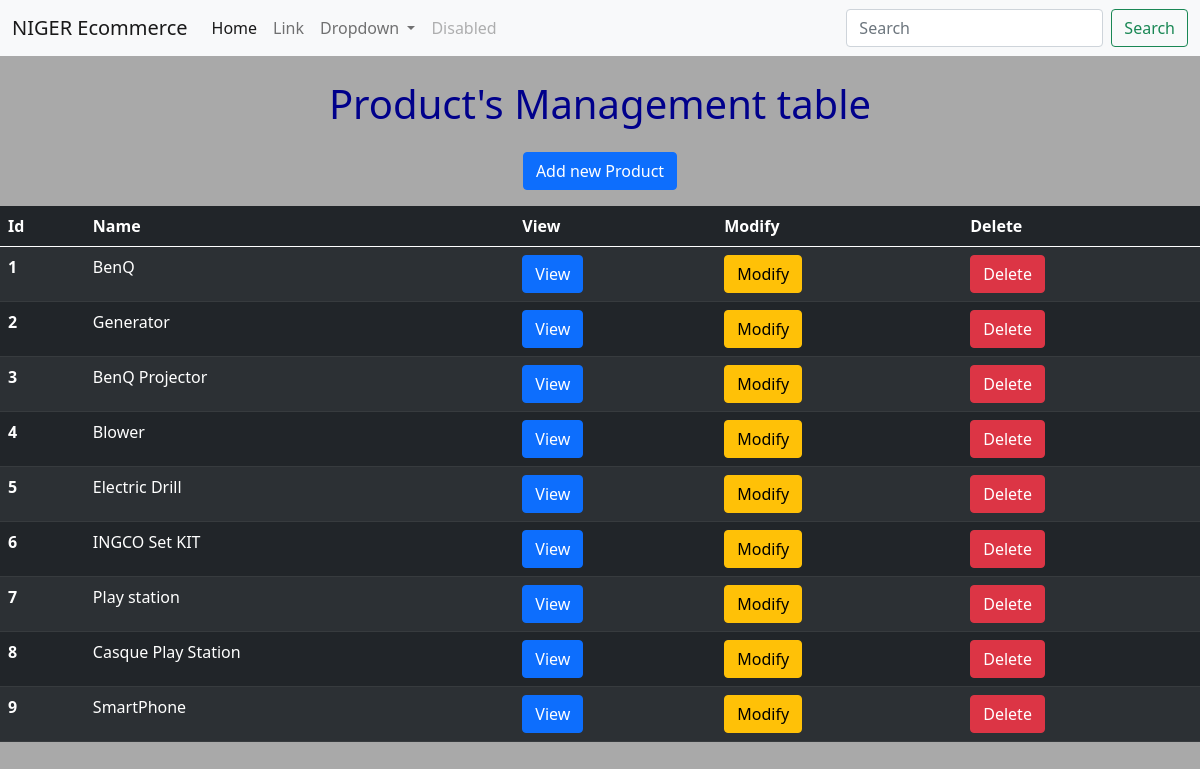
/product_table (signed in), run on an earlier commit of the app's database.
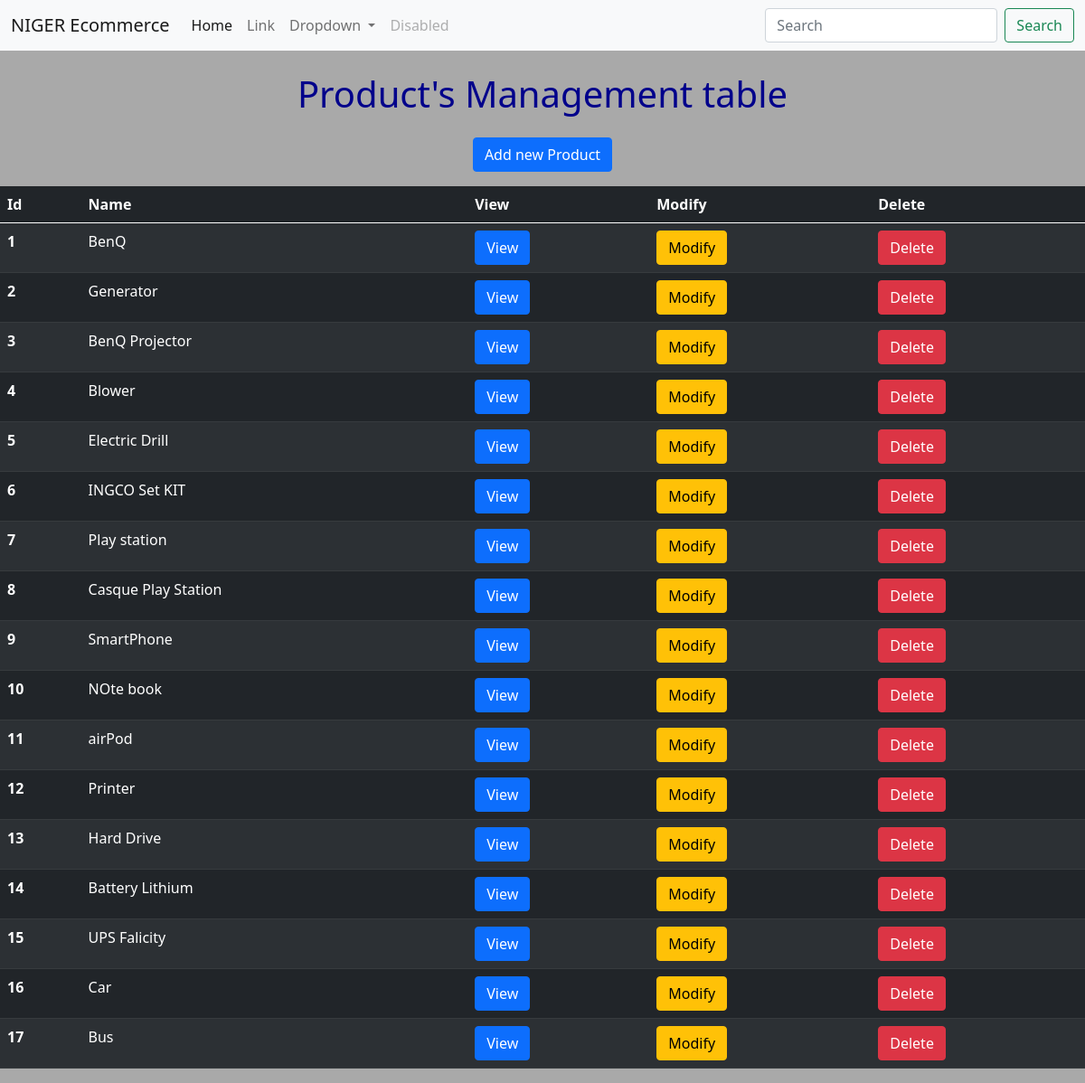
And on a later commit of the database.
### product/models.py (models this page shows, shortened)
class Product(models.Model):
    name = models.CharField(max_length=200)
    description = models.TextField()
    price = models.DecimalField(decimal_places=3, max_digits=100000)
    image = models.ImageField(upload_to='image', blank=True)
    slug = models.SlugField(null=True)
    date_time = models.DateTimeField(null=True)
    actif = models.BooleanField(default=True)
    def get_absolute_url(self):
        return reverse("update", kwargs={"my_id": self.pk})

### product/views.py (the view)
# urls.py: path('product_table', product_table, name='table'),
@login_required
def product_table(request):
    obj = Product.objects.all()
    return render(request, 'products/product_table.html', {'obj':obj})

### templates/products/product_table.html
{% extends "base.html" %}
{% block content %}
    <center>
        <h1 style="color: darkblue;">Product's Management table</h1>
        <a href="{% url 'create' %}" class="btn btn-primary m-3">Add new Product</a>
        <table class="table table-dark table-striped">
            <thead>
                <tr>
                  <th scope="col">Id</th>
                  <th scope="col">Name</th>
                  <th scope="col">View</th>
                  <th scope="col">Modify</th>
                  <th scope="col">Delete</th>
                </tr>
            </thead>
            <tbody>
                {% for product in obj %}
                    <tr>
                        <th scope="row">{{ product.id }}</th>
                        <td>{{ product.name }}</td>
                        <td><a href="" class="btn btn-primary">View</a></td>
                        <td><a href="{{ product.get_absolute_url }}" class="btn btn-warning">Modify</a></td>
                        <td><a href="product_delete/{{product.id}}" class="btn btn-danger">Delete</a></td>
                    </tr>
                {% endfor %}
            </tbody>
        </table>
    </center>
{% endblock content %}

What changed in the data, as far as the page shows it:
added Product: id "10", name "NOte book"
added Product: id "11", name "airPod"
added Product: id "12", name "Printer"
added Product: id "13", name "Hard Drive"
added Product: id "14", name "Battery Lithium"
added Product: id "15", name "UPS Falicity"
added Product: id "16", name "Car"
added Product: id "17", name "Bus"
